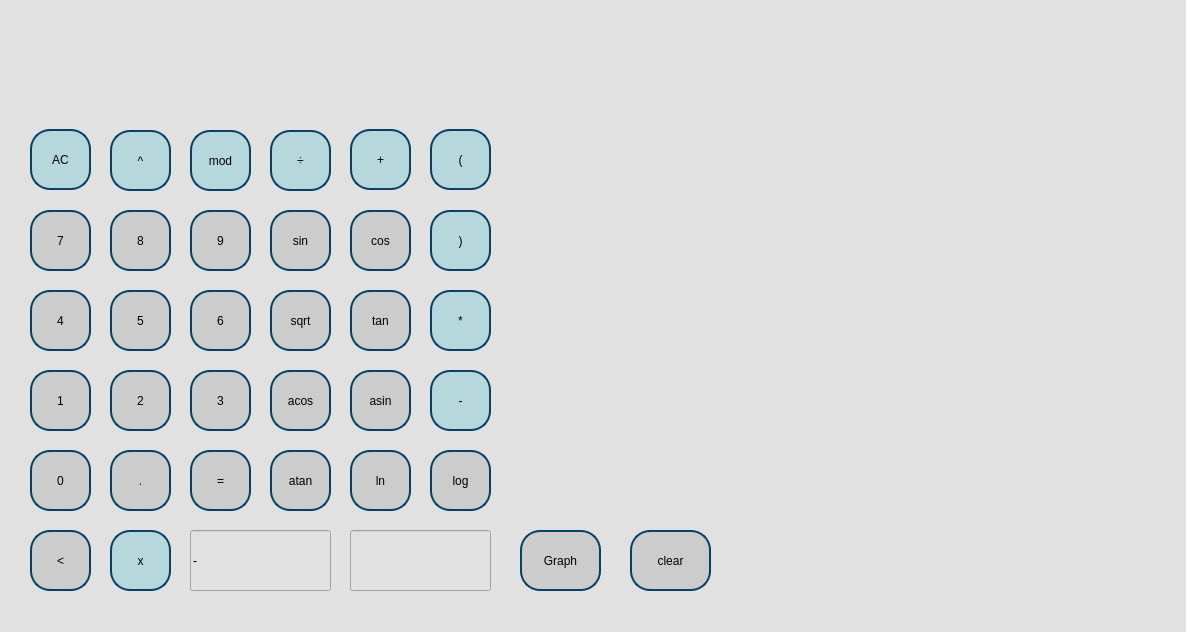
<?xml version="1.0" encoding="UTF-8"?>
<ui version="4.0">
 <class>MainWindow</class>
 <widget class="QMainWindow" name="MainWindow">
  <property name="geometry">
   <rect>
    <x>0</x>
    <y>0</y>
    <width>1186</width>
    <height>632</height>
   </rect>
  </property>
  <property name="windowTitle">
   <string>MainWindow</string>
  </property>
  <property name="styleSheet">
   <string notr="true">QWidget{

background-color: rgb(225, 225, 225)          
}
</string>
  </property>
  <widget class="QWidget" name="centralwidget">
   <widget class="QPushButton" name="pushButton_clear">
    <property name="geometry">
     <rect>
      <x>630</x>
      <y>530</y>
      <width>81</width>
      <height>61</height>
     </rect>
    </property>
    <property name="styleSheet">
     <string notr="true">QPushButton {
color: rgb(0, 0, 0);
background-color: rgb(204, 204, 204);
border-radius: 20px;          
border: 2px solid #094065;
}
QPushButton:pressed {
    background-color: rgb(166, 255, 247);
}</string>
    </property>
    <property name="text">
     <string>clear</string>
    </property>
   </widget>
   <widget class="QPushButton" name="pushButton_cos">
    <property name="geometry">
     <rect>
      <x>350</x>
      <y>210</y>
      <width>61</width>
      <height>61</height>
     </rect>
    </property>
    <property name="styleSheet">
     <string notr="true">QPushButton {
color: rgb(0, 0, 0);
background-color: rgb(204, 204, 204);
border-radius: 20px;          
border: 2px solid #094065;
}

QPushButton:pressed {
    background-color: qlineargradient(x1: 0, y1: 0, x2: 0, y2: 1,
                                      stop: 0 #FF7832, stop: 1 #FF9739);
}</string>
    </property>
    <property name="text">
     <string>cos</string>
    </property>
   </widget>
   <widget class="QPushButton" name="pushButton_0">
    <property name="geometry">
     <rect>
      <x>30</x>
      <y>450</y>
      <width>61</width>
      <height>61</height>
     </rect>
    </property>
    <property name="styleSheet">
     <string notr="true">QPushButton {
color: rgb(0, 0, 0);
background-color: rgb(204, 204, 204);
border-radius: 20px;          
border: 2px solid #094065;
}
QPushButton:pressed {
    background-color: rgb(166, 255, 247);
}</string>
    </property>
    <property name="text">
     <string>0</string>
    </property>
   </widget>
   <widget class="QPushButton" name="pushButton_pow">
    <property name="geometry">
     <rect>
      <x>110</x>
      <y>130</y>
      <width>61</width>
      <height>61</height>
     </rect>
    </property>
    <property name="styleSheet">
     <string notr="true">QPushButton {
color: rgb(0, 0, 0);
background-color: rgb(182, 216, 221);
border-radius: 20px;                
border: 2px solid #094065;
}
QPushButton:pressed {
    background-color: qlineargradient(x1: 0, y1: 0, x2: 0, y2: 1,
                                      stop: 0 #BEBEBE, stop: 1 #D7D7D7);
}</string>
    </property>
    <property name="text">
     <string>^</string>
    </property>
   </widget>
   <widget class="QPushButton" name="pushButton_x">
    <property name="geometry">
     <rect>
      <x>110</x>
      <y>530</y>
      <width>61</width>
      <height>61</height>
     </rect>
    </property>
    <property name="styleSheet">
     <string notr="true">QPushButton {
color: rgb(0, 0, 0);
background-color: rgb(182, 216, 221);
border-radius: 20px;                
border: 2px solid #094065;
}

QPushButton:pressed {
    background-color: qlineargradient(x1: 0, y1: 0, x2: 0, y2: 1,
                                      stop: 0 #FF7832, stop: 1 #FF9739);
}</string>
    </property>
    <property name="text">
     <string>x</string>
    </property>
   </widget>
   <widget class="QPushButton" name="pushButton_del_char">
    <property name="geometry">
     <rect>
      <x>30</x>
      <y>530</y>
      <width>61</width>
      <height>61</height>
     </rect>
    </property>
    <property name="styleSheet">
     <string notr="true">QPushButton {
color: rgb(0, 0, 0);
background-color: rgb(204, 204, 204);
border-radius: 20px;          
border: 2px solid #094065;
}
QPushButton:pressed {
    background-color: rgb(166, 255, 247);
}</string>
    </property>
    <property name="text">
     <string>&lt;</string>
    </property>
   </widget>
   <widget class="QPushButton" name="pushButton_9">
    <property name="geometry">
     <rect>
      <x>190</x>
      <y>210</y>
      <width>61</width>
      <height>61</height>
     </rect>
    </property>
    <property name="styleSheet">
     <string notr="true">QPushButton {
color: rgb(0, 0, 0);
background-color: rgb(204, 204, 204);
border-radius: 20px;          
border: 2px solid #094065;
}
QPushButton:pressed {
    background-color: rgb(166, 255, 247);
}</string>
    </property>
    <property name="text">
     <string>9</string>
    </property>
   </widget>
   <widget class="QLabel" name="result_show">
    <property name="geometry">
     <rect>
      <x>30</x>
      <y>40</y>
      <width>461</width>
      <height>61</height>
     </rect>
    </property>
    <property name="font">
     <font>
      <pointsize>22</pointsize>
     </font>
    </property>
    <property name="styleSheet">
     <string notr="true">QLabel {
  qproperty-alignment: 'AlignVCenter | AlignRight';
color: black;
background-color: rgb(204,204,204);
border-radius: 20px;                
border: 2px solid #094065;
}

background-color : white;</string>
    </property>
    <property name="text">
     <string/>
    </property>
   </widget>
   <widget class="QPushButton" name="pushButton_8">
    <property name="geometry">
     <rect>
      <x>110</x>
      <y>210</y>
      <width>61</width>
      <height>61</height>
     </rect>
    </property>
    <property name="styleSheet">
     <string notr="true">QPushButton {
color: rgb(0, 0, 0);
background-color: rgb(204, 204, 204);
border-radius: 20px;          
border: 2px solid #094065;
}
QPushButton:pressed {
    background-color: rgb(166, 255, 247);
}</string>
    </property>
    <property name="text">
     <string>8</string>
    </property>
   </widget>
   <widget class="QPushButton" name="pushButton_5">
    <property name="geometry">
     <rect>
      <x>110</x>
      <y>290</y>
      <width>61</width>
      <height>61</height>
     </rect>
    </property>
    <property name="styleSheet">
     <string notr="true">QPushButton {
color: rgb(0, 0, 0);
background-color: rgb(204, 204, 204);
border-radius: 20px;          
border: 2px solid #094065;
}
QPushButton:pressed {
    background-color: rgb(166, 255, 247);
}</string>
    </property>
    <property name="text">
     <string>5</string>
    </property>
   </widget>
   <widget class="QPushButton" name="pushButton_acos">
    <property name="geometry">
     <rect>
      <x>270</x>
      <y>370</y>
      <width>61</width>
      <height>61</height>
     </rect>
    </property>
    <property name="styleSheet">
     <string notr="true">QPushButton {
color: rgb(0, 0, 0);
background-color: rgb(204, 204, 204);
border-radius: 20px;          
border: 2px solid #094065;
}

QPushButton:pressed {
    background-color: qlineargradient(x1: 0, y1: 0, x2: 0, y2: 1,
                                      stop: 0 #FF7832, stop: 1 #FF9739);
}</string>
    </property>
    <property name="text">
     <string>acos</string>
    </property>
   </widget>
   <widget class="QPushButton" name="pushButton_3">
    <property name="geometry">
     <rect>
      <x>190</x>
      <y>370</y>
      <width>61</width>
      <height>61</height>
     </rect>
    </property>
    <property name="styleSheet">
     <string notr="true">QPushButton {
color: rgb(0, 0, 0);
background-color: rgb(204, 204, 204);
border-radius: 20px;          
border: 2px solid #094065;
}
QPushButton:pressed {
    background-color: rgb(166, 255, 247);
}</string>
    </property>
    <property name="text">
     <string>3</string>
    </property>
   </widget>
   <widget class="QCustomPlot" name="customplot" native="true">
    <property name="geometry">
     <rect>
      <x>530</x>
      <y>40</y>
      <width>611</width>
      <height>471</height>
     </rect>
    </property>
   </widget>
   <widget class="QPushButton" name="pushButton_bracket_close">
    <property name="geometry">
     <rect>
      <x>430</x>
      <y>210</y>
      <width>61</width>
      <height>61</height>
     </rect>
    </property>
    <property name="styleSheet">
     <string notr="true">QPushButton {
color: rgb(0, 0, 0);
background-color: rgb(182, 216, 221);
border-radius: 20px;                
border: 2px solid #094065;
}

QPushButton:pressed {
    background-color: qlineargradient(x1: 0, y1: 0, x2: 0, y2: 1,
                                      stop: 0 #FF7832, stop: 1 #FF9739);
}</string>
    </property>
    <property name="text">
     <string>)</string>
    </property>
   </widget>
   <widget class="QPushButton" name="pushButton_sin">
    <property name="geometry">
     <rect>
      <x>270</x>
      <y>210</y>
      <width>61</width>
      <height>61</height>
     </rect>
    </property>
    <property name="styleSheet">
     <string notr="true">QPushButton {
color: rgb(0, 0, 0);
background-color: rgb(204, 204, 204);
border-radius: 20px;          
border: 2px solid #094065;
}

QPushButton:pressed {
    background-color: qlineargradient(x1: 0, y1: 0, x2: 0, y2: 1,
                                      stop: 0 #FF7832, stop: 1 #FF9739);
}</string>
    </property>
    <property name="text">
     <string>sin</string>
    </property>
   </widget>
   <widget class="QPushButton" name="pushButton_bracket_open">
    <property name="geometry">
     <rect>
      <x>430</x>
      <y>129</y>
      <width>61</width>
      <height>61</height>
     </rect>
    </property>
    <property name="styleSheet">
     <string notr="true">QPushButton {
color: rgb(0, 0, 0);
background-color: rgb(182, 216, 221);
border-radius: 20px;                
border: 2px solid #094065;
}

QPushButton:pressed {
    background-color: qlineargradient(x1: 0, y1: 0, x2: 0, y2: 1,
                                      stop: 0 #FF7832, stop: 1 #FF9739);
}</string>
    </property>
    <property name="text">
     <string>(</string>
    </property>
   </widget>
   <widget class="QPushButton" name="pushButton_div">
    <property name="geometry">
     <rect>
      <x>270</x>
      <y>130</y>
      <width>61</width>
      <height>61</height>
     </rect>
    </property>
    <property name="styleSheet">
     <string notr="true">QPushButton {
color: rgb(0, 0, 0);
background-color: rgb(182, 216, 221);
border-radius: 20px;                
border: 2px solid #094065;
}

QPushButton:pressed {
    background-color: qlineargradient(x1: 0, y1: 0, x2: 0, y2: 1,
                                      stop: 0 #FF7832, stop: 1 #FF9739);
}</string>
    </property>
    <property name="text">
     <string>÷</string>
    </property>
   </widget>
   <widget class="QPushButton" name="pushButton_graph">
    <property name="geometry">
     <rect>
      <x>520</x>
      <y>530</y>
      <width>81</width>
      <height>61</height>
     </rect>
    </property>
    <property name="styleSheet">
     <string notr="true">QPushButton {
color: rgb(0, 0, 0);
background-color: rgb(204, 204, 204);
border-radius: 20px;          
border: 2px solid #094065;
}
QPushButton:pressed {
    background-color: rgb(166, 255, 247);
}</string>
    </property>
    <property name="text">
     <string>Graph</string>
    </property>
   </widget>
   <widget class="QPushButton" name="pushButton_minus">
    <property name="geometry">
     <rect>
      <x>430</x>
      <y>370</y>
      <width>61</width>
      <height>61</height>
     </rect>
    </property>
    <property name="styleSheet">
     <string notr="true">QPushButton {
color: rgb(0, 0, 0);
background-color: rgb(182, 216, 221);
border-radius: 20px;                
border: 2px solid #094065;
}

QPushButton:pressed {
    background-color: qlineargradient(x1: 0, y1: 0, x2: 0, y2: 1,
                                      stop: 0 #FF7832, stop: 1 #FF9739);
}</string>
    </property>
    <property name="text">
     <string>-</string>
    </property>
   </widget>
   <widget class="QPushButton" name="pushButton_7">
    <property name="geometry">
     <rect>
      <x>30</x>
      <y>210</y>
      <width>61</width>
      <height>61</height>
     </rect>
    </property>
    <property name="styleSheet">
     <string notr="true">QPushButton {
color: rgb(0, 0, 0);
background-color: rgb(204, 204, 204);
border-radius: 20px;          
border: 2px solid #094065;
}
QPushButton:pressed {
    background-color: rgb(166, 255, 247);
}</string>
    </property>
    <property name="text">
     <string>7</string>
    </property>
   </widget>
   <widget class="QPushButton" name="pushButton_ln">
    <property name="geometry">
     <rect>
      <x>350</x>
      <y>450</y>
      <width>61</width>
      <height>61</height>
     </rect>
    </property>
    <property name="styleSheet">
     <string notr="true">QPushButton {
color: rgb(0, 0, 0);
background-color: rgb(204, 204, 204);
border-radius: 20px;          
border: 2px solid #094065;
}

QPushButton:pressed {
    background-color: qlineargradient(x1: 0, y1: 0, x2: 0, y2: 1,
                                      stop: 0 #FF7832, stop: 1 #FF9739);
}</string>
    </property>
    <property name="text">
     <string>ln</string>
    </property>
   </widget>
   <widget class="QPushButton" name="pushButton_log">
    <property name="geometry">
     <rect>
      <x>430</x>
      <y>450</y>
      <width>61</width>
      <height>61</height>
     </rect>
    </property>
    <property name="styleSheet">
     <string notr="true">QPushButton {
color: rgb(0, 0, 0);
background-color: rgb(204, 204, 204);
border-radius: 20px;          
border: 2px solid #094065;
}

QPushButton:pressed {
    background-color: qlineargradient(x1: 0, y1: 0, x2: 0, y2: 1,
                                      stop: 0 #FF7832, stop: 1 #FF9739);
}</string>
    </property>
    <property name="text">
     <string>log</string>
    </property>
   </widget>
   <widget class="QPushButton" name="pushButton_tan">
    <property name="geometry">
     <rect>
      <x>350</x>
      <y>290</y>
      <width>61</width>
      <height>61</height>
     </rect>
    </property>
    <property name="styleSheet">
     <string notr="true">QPushButton {
color: rgb(0, 0, 0);
background-color: rgb(204, 204, 204);
border-radius: 20px;          
border: 2px solid #094065;
}

QPushButton:pressed {
    background-color: qlineargradient(x1: 0, y1: 0, x2: 0, y2: 1,
                                      stop: 0 #FF7832, stop: 1 #FF9739);
}</string>
    </property>
    <property name="text">
     <string>tan</string>
    </property>
   </widget>
   <widget class="QPushButton" name="pushButton_dot">
    <property name="geometry">
     <rect>
      <x>110</x>
      <y>450</y>
      <width>61</width>
      <height>61</height>
     </rect>
    </property>
    <property name="styleSheet">
     <string notr="true">QPushButton {
color: rgb(0, 0, 0);
background-color: rgb(204, 204, 204);
border-radius: 20px;          
border: 2px solid #094065;
}
QPushButton:pressed {
    background-color: qlineargradient(x1: 0, y1: 0, x2: 0, y2: 1,
                                      stop: 0 #BEBEBE, stop: 1 #D7D7D7);
}</string>
    </property>
    <property name="text">
     <string>.</string>
    </property>
   </widget>
   <widget class="QPushButton" name="pushButton_delete">
    <property name="geometry">
     <rect>
      <x>30</x>
      <y>129</y>
      <width>61</width>
      <height>61</height>
     </rect>
    </property>
    <property name="styleSheet">
     <string notr="true">QPushButton {
color: rgb(0, 0, 0);
background-color: rgb(182, 216, 221);
border-radius: 20px;                
border: 2px solid #094065;
}
QPushButton:pressed {
    background-color: qlineargradient(x1: 0, y1: 0, x2: 0, y2: 1,
                                      stop: 0 #BEBEBE, stop: 1 #D7D7D7);
}</string>
    </property>
    <property name="text">
     <string>AC</string>
    </property>
   </widget>
   <widget class="QPushButton" name="pushButton_6">
    <property name="geometry">
     <rect>
      <x>190</x>
      <y>290</y>
      <width>61</width>
      <height>61</height>
     </rect>
    </property>
    <property name="styleSheet">
     <string notr="true">QPushButton {
color: rgb(0, 0, 0);
background-color: rgb(204, 204, 204);
border-radius: 20px;          
border: 2px solid #094065;
}
QPushButton:pressed {
    background-color: rgb(166, 255, 247);
}</string>
    </property>
    <property name="text">
     <string>6</string>
    </property>
   </widget>
   <widget class="QPushButton" name="pushButton_plus">
    <property name="geometry">
     <rect>
      <x>350</x>
      <y>129</y>
      <width>61</width>
      <height>61</height>
     </rect>
    </property>
    <property name="styleSheet">
     <string notr="true">QPushButton {
color: rgb(0, 0, 0);
background-color: rgb(182, 216, 221);
border-radius: 20px;                
border: 2px solid #094065;
}

QPushButton:pressed {
    background-color: qlineargradient(x1: 0, y1: 0, x2: 0, y2: 1,
                                      stop: 0 #FF7832, stop: 1 #FF9739);
}</string>
    </property>
    <property name="text">
     <string>+</string>
    </property>
   </widget>
   <widget class="QPushButton" name="pushButton_4">
    <property name="geometry">
     <rect>
      <x>30</x>
      <y>290</y>
      <width>61</width>
      <height>61</height>
     </rect>
    </property>
    <property name="styleSheet">
     <string notr="true">QPushButton {
color: rgb(0, 0, 0);
background-color: rgb(204, 204, 204);
border-radius: 20px;          
border: 2px solid #094065;
}
QPushButton:pressed {
    background-color: rgb(166, 255, 247);
}</string>
    </property>
    <property name="text">
     <string>4</string>
    </property>
   </widget>
   <widget class="QPushButton" name="pushButton_mod">
    <property name="geometry">
     <rect>
      <x>190</x>
      <y>130</y>
      <width>61</width>
      <height>61</height>
     </rect>
    </property>
    <property name="styleSheet">
     <string notr="true">QPushButton {
color: rgb(0, 0, 0);
background-color: rgb(182, 216, 221);
border-radius: 20px;                
border: 2px solid #094065;
}
QPushButton:pressed {
    background-color: qlineargradient(x1: 0, y1: 0, x2: 0, y2: 1,
                                      stop: 0 #BEBEBE, stop: 1 #D7D7D7);
}</string>
    </property>
    <property name="text">
     <string>mod</string>
    </property>
   </widget>
   <widget class="QPushButton" name="pushButton_atan">
    <property name="geometry">
     <rect>
      <x>270</x>
      <y>450</y>
      <width>61</width>
      <height>61</height>
     </rect>
    </property>
    <property name="styleSheet">
     <string notr="true">QPushButton {
color: rgb(0, 0, 0);
background-color: rgb(204, 204, 204);
border-radius: 20px;          
border: 2px solid #094065;
}

QPushButton:pressed {
    background-color: qlineargradient(x1: 0, y1: 0, x2: 0, y2: 1,
                                      stop: 0 #FF7832, stop: 1 #FF9739);
}</string>
    </property>
    <property name="text">
     <string>atan</string>
    </property>
   </widget>
   <widget class="QLineEdit" name="input_x_last">
    <property name="geometry">
     <rect>
      <x>350</x>
      <y>530</y>
      <width>141</width>
      <height>61</height>
     </rect>
    </property>
    <property name="styleSheet">
     <string notr="true">QLineEdit {
  qproperty-alignment: 'AlignVCenter | AlignRight';
color: black;
background-color: rgb(204,204,204);
border-radius: 20px;                
border: 2px solid #094065;
}

background-color : white;</string>
    </property>
   </widget>
   <widget class="QPushButton" name="pushButton_asin">
    <property name="geometry">
     <rect>
      <x>350</x>
      <y>370</y>
      <width>61</width>
      <height>61</height>
     </rect>
    </property>
    <property name="styleSheet">
     <string notr="true">QPushButton {
color: rgb(0, 0, 0);
background-color: rgb(204, 204, 204);
border-radius: 20px;          
border: 2px solid #094065;
}

QPushButton:pressed {
    background-color: qlineargradient(x1: 0, y1: 0, x2: 0, y2: 1,
                                      stop: 0 #FF7832, stop: 1 #FF9739);
}</string>
    </property>
    <property name="text">
     <string>asin</string>
    </property>
   </widget>
   <widget class="QPushButton" name="pushButton_sqrt">
    <property name="geometry">
     <rect>
      <x>270</x>
      <y>290</y>
      <width>61</width>
      <height>61</height>
     </rect>
    </property>
    <property name="styleSheet">
     <string notr="true">QPushButton {
color: rgb(0, 0, 0);
background-color: rgb(204, 204, 204);
border-radius: 20px;          
border: 2px solid #094065;
}

QPushButton:pressed {
    background-color: qlineargradient(x1: 0, y1: 0, x2: 0, y2: 1,
                                      stop: 0 #FF7832, stop: 1 #FF9739);
}</string>
    </property>
    <property name="text">
     <string>sqrt</string>
    </property>
   </widget>
   <widget class="QPushButton" name="pushButton_mul">
    <property name="geometry">
     <rect>
      <x>430</x>
      <y>290</y>
      <width>61</width>
      <height>61</height>
     </rect>
    </property>
    <property name="styleSheet">
     <string notr="true">QPushButton {
color: rgb(0, 0, 0);
background-color: rgb(182, 216, 221);
border-radius: 20px;                
border: 2px solid #094065;
}

QPushButton:pressed {
    background-color: qlineargradient(x1: 0, y1: 0, x2: 0, y2: 1,
                                      stop: 0 #FF7832, stop: 1 #FF9739);
}</string>
    </property>
    <property name="text">
     <string>*</string>
    </property>
   </widget>
   <widget class="QPushButton" name="pushButton_2">
    <property name="geometry">
     <rect>
      <x>110</x>
      <y>370</y>
      <width>61</width>
      <height>61</height>
     </rect>
    </property>
    <property name="styleSheet">
     <string notr="true">QPushButton {
color: rgb(0, 0, 0);
background-color: rgb(204, 204, 204);
border-radius: 20px;          
border: 2px solid #094065;
}
QPushButton:pressed {
    background-color: rgb(166, 255, 247);
}</string>
    </property>
    <property name="text">
     <string>2</string>
    </property>
   </widget>
   <widget class="QPushButton" name="pushButton_1">
    <property name="geometry">
     <rect>
      <x>30</x>
      <y>370</y>
      <width>61</width>
      <height>61</height>
     </rect>
    </property>
    <property name="styleSheet">
     <string notr="true">QPushButton {
color: rgb(0, 0, 0);
background-color: rgb(204, 204, 204);
border-radius: 20px;          
border: 2px solid #094065;
}
QPushButton:pressed {
    background-color: rgb(166, 255, 247);
}</string>
    </property>
    <property name="text">
     <string>1</string>
    </property>
   </widget>
   <widget class="QLineEdit" name="input_x_first">
    <property name="geometry">
     <rect>
      <x>190</x>
      <y>530</y>
      <width>141</width>
      <height>61</height>
     </rect>
    </property>
    <property name="styleSheet">
     <string notr="true">QLineEdit {
  qproperty-alignment: 'AlignVCenter | AlignRight';
color: black;
background-color: rgb(204,204,204);
border-radius: 20px;                
border: 2px solid #094065;
}

background-color : white;</string>
    </property>
    <property name="text">
     <string>-</string>
    </property>
   </widget>
   <widget class="QPushButton" name="pushButton_equally">
    <property name="geometry">
     <rect>
      <x>190</x>
      <y>450</y>
      <width>61</width>
      <height>61</height>
     </rect>
    </property>
    <property name="styleSheet">
     <string notr="true">QPushButton {
color: rgb(0, 0, 0);
background-color: rgb(204, 204, 204);
border-radius: 20px;          
border: 2px solid #094065;
}

QPushButton:pressed {
    background-color: qlineargradient(x1: 0, y1: 0, x2: 0, y2: 1,
                                      stop: 0 #FF7832, stop: 1 #FF9739);
}</string>
    </property>
    <property name="text">
     <string>=</string>
    </property>
   </widget>
  </widget>
 </widget>
 <customwidgets>
  <customwidget>
   <class>QCustomPlot</class>
   <extends>QWidget</extends>
   <header>qcustomplot.h</header>
   <container>1</container>
  </customwidget>
 </customwidgets>
 <resources/>
 <connections/>
</ui>
